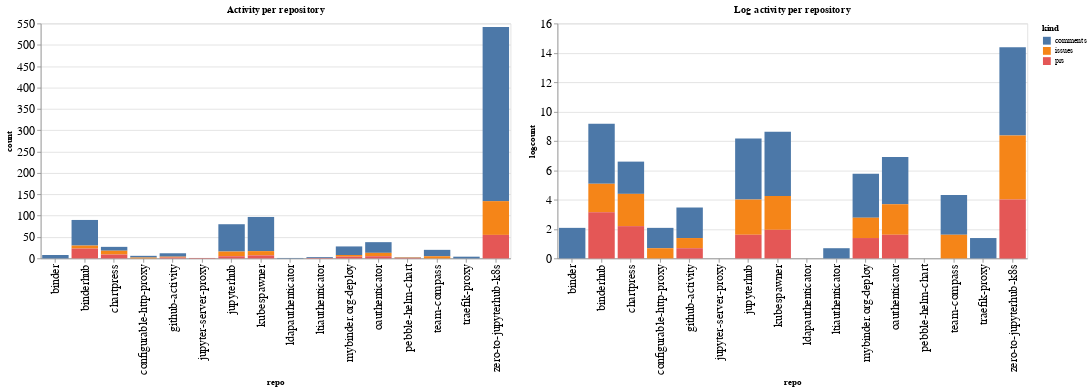

Notebook code for this chart:
### Code cell
ch1 = alt.Chart(repo_summaries, width=600, title="Activity per repository").mark_bar().encode(
    x='repo',
    y='count',
    color='kind',
    tooltip="kind"
)

ch2 = alt.Chart(repo_summaries, width=600, title="Log activity per repository").mark_bar().encode(
    x='repo',
    y='logcount',
    color='kind',
    tooltip="kind"
)

ch1 | ch2

### Figure 1 — Vega-Lite specification as saved in the notebook (floating-point values rounded to 4 significant figures)
{"config": {"axisLeft": {"labelFontSize": 15}, "axisBottom": {"labelFontSize": 15}}, "hconcat": [{"mark": "bar", "encoding": {"color": {"type": "nominal", "field": "kind"}, "tooltip": {"type": "nominal", "field": "kind"}, "x": {"type": "nominal", "field": "repo"}, "y": {"type": "quantitative", "field": "count"}}, "title": "Activity per repository", "width": 600}, {"mark": "bar", "encoding": {"color": {"type": "nominal", "field": "kind"}, "tooltip": {"type": "nominal", "field": "kind"}, "x": {"type": "nominal", "field": "repo"}, "y": {"type": "quantitative", "field": "logcount"}}, "title": "Log activity per repository", "width": 600}], "data": {"name": "data-878d554acda024c52fce9e7ac46775fb"}, "$schema": "https://vega.github.io/schema/vega-lite/v4.8.1.json", "datasets": {"data-878d554acda024c52fce9e7ac46775fb": [{"repo": "binder", "kind": "comments", "count": 8, "logcount": 2.079}, {"repo": "binderhub", "kind": "comments", "count": 60, "logcount": 4.094}, {"repo": "binderhub", "kind": "issues", "count": 7, "logcount": 1.946}, {"repo": "binderhub", "kind": "prs", "count": 23, "logcount": 3.135}, {"repo": "chartpress", "kind": "comments", "count": 9, "logcount": 2.197}, {"repo": "chartpress", "kind": "issues", "count": 9, "logcount": 2.197}, {"repo": "chartpress", "kind": "prs", "count": 9, "logcount": 2.197}, {"repo": "configurable-http-proxy", "kind": "comments", "count": 4, "logcount": 1.386}, {"repo": "configurable-http-proxy", "kind": "issues", "count": 2, "logcount": 0.6931}, {"repo": "github-activity", "kind": "comments", "count": 8, "logcount": 2.079}, {"repo": "github-activity", "kind": "issues", "count": 2, "logcount": 0.6931}, {"repo": "github-activity", "kind": "prs", "count": 2, "logcount": 0.6931}, {"repo": "jupyter-server-proxy", "kind": "prs", "count": 1, "logcount": 0.0}, {"repo": "jupyterhub", "kind": "comments", "count": 64, "logcount": 4.159}, {"repo": "jupyterhub", "kind": "issues", "count": 11, "logcount": 2.398}, {"repo": "jupyterhub", "kind": "prs", "count": 5, "logcount": 1.609}, {"repo": "kubespawner", "kind": "comments", "count": 80, "logcount": 4.382}, {"repo": "kubespawner", "kind": "issues", "count": 10, "logcount": 2.303}, {"repo": "kubespawner", "kind": "prs", "count": 7, "logcount": 1.946}, {"repo": "ldapauthenticator", "kind": "comments", "count": 1, "logcount": 0.0}, {"repo": "ltiauthenticator", "kind": "comments", "count": 2, "logcount": 0.6931}, {"repo": "ltiauthenticator", "kind": "prs", "count": 1, "logcount": 0.0}, {"repo": "mybinder.org-deploy", "kind": "comments", "count": 20, "logcount": 2.996}, {"repo": "mybinder.org-deploy", "kind": "issues", "count": 4, "logcount": 1.386}, {"repo": "mybinder.org-deploy", "kind": "prs", "count": 4, "logcount": 1.386}, {"repo": "oauthenticator", "kind": "comments", "count": 25, "logcount": 3.219}, {"repo": "oauthenticator", "kind": "issues", "count": 8, "logcount": 2.079}, {"repo": "oauthenticator", "kind": "prs", "count": 5, "logcount": 1.609}, {"repo": "pebble-helm-chart", "kind": "comments", "count": 1, "logcount": 0.0}, {"repo": "pebble-helm-chart", "kind": "issues", "count": 1, "logcount": 0.0}, {"repo": "pebble-helm-chart", "kind": "prs", "count": 1, "logcount": 0.0}, {"repo": "team-compass", "kind": "comments", "count": 15, "logcount": 2.708}, {"repo": "team-compass", "kind": "issues", "count": 5, "logcount": 1.609}, {"repo": "traefik-proxy", "kind": "comments", "count": 4, "logcount": 1.386}, {"repo": "zero-to-jupyterhub-k8s", "kind": "comments", "count": 408, "logcount": 6.011}, {"repo": "zero-to-jupyterhub-k8s", "kind": "issues", "count": 79, "logcount": 4.369}, {"repo": "zero-to-jupyterhub-k8s", "kind": "prs", "count": 55, "logcount": 4.007}]}}
